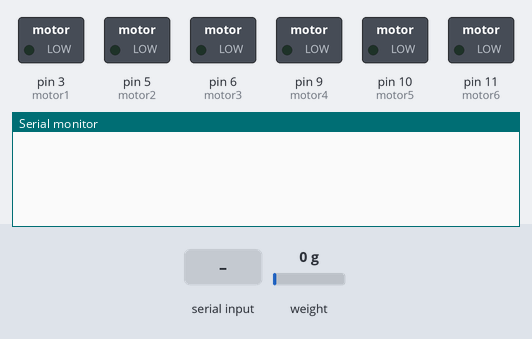
A sketch run on a simulated Arduino Uno, built with avr-gcc and run on an emulated ATmega328P. On the bench: switched loads named in the sketch (green lamp = pin HIGH), the last lines printed to the serial monitor. The test bench sets the inputs (shaded band); at power-on: weight on the scale 0 g.

Above: at 2.2 s.
2.3 s: "Start" received over the second serial link
At 3.1 s:
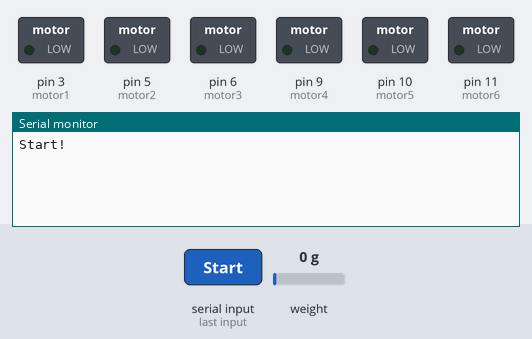
3.8 s: "Stop" received over the second serial link
At 5.0 s:
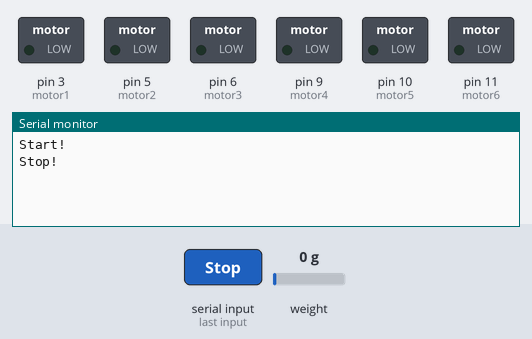
5.3 s: "1" received over the second serial link
At 6.3 s:
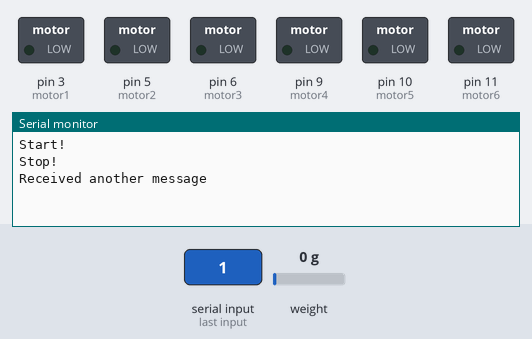

Measured:
- after the input at 2.3 s, the serial monitor: prints a new line after 0.05 s (image 1)
- after the input at 3.8 s, the serial monitor: prints a new line at once (image 2)
- after the input at 5.3 s, the serial monitor: prints a new line at once (image 3)

The sketch:

ArduinoCode.ino
```cpp
#include <SoftwareSerial.h>
#include "HX711.h"
#include <string.h>

#define calibration_factor 464.0
#define DOUT  A1
#define CLK  A0
#define motor1 3
#define motor2 5
#define motor3 6
#define motor4 9
#define motor5 10
#define motor6 11

HX711 scale;
SoftwareSerial btm(7,8); //(TX HC-05 , RX HC-05)
int index = 0;
char data[10];
char c;
bool flag = false;
bool print_weight = false;

void setup_scale(){
  scale.begin(DOUT, CLK);
  scale.set_scale(calibration_factor); //This value is obtained by using the SparkFun_HX711_Calibration sketch
  scale.tare();
}
//void setup_timer_1(){
//  TCCR1A = 0;            // undo the Arduino's timer configuration
//  TCCR1B = 0;            // ditto
//  TCNT1  = 0;            // reset timer
//  OCR1A  = 62500/2;    // period = 62500 clock tics
//  TCCR1B = _BV(WGM12)    // CTC mode, TOP = OCR1A
//         | _BV(CS12);    // clock at F_CPU/256
//  TIMSK1 = _BV(OCIE1A);  // interrupt on output compare A
//}
void setup() {
  btm.begin(9600);
  Serial.begin(9600);
  setup_scale();
//  setup_timer_1();

  pinMode(motor1, OUTPUT);
  pinMode(motor2, OUTPUT);
  pinMode(motor3, OUTPUT);
  pinMode(motor4, OUTPUT);
  pinMode(motor5, OUTPUT);
  pinMode(motor6, OUTPUT);
  analogWrite(motor1, 0);
  analogWrite(motor2, 0);
  analogWrite(motor3, 0);
  analogWrite(motor4, 0);
  analogWrite(motor5, 0);
  analogWrite(motor6, 0);

}
//ISR(TIMER1_COMPA_vect)
//{
//  if(print_weight){
//    Serial.println((int)scale.get_units());
//    btm.print((int)scale.get_units());
//    btm.println(" g");
//  }
//}
void loop() {
  if(btm.available() > 0){
     while(btm.available() > 0){
          c = btm.read();
          delay(10); //Delay required
          data[index] = c;
          index++;
     }
     data[index] = '\0';
     flag = true;
   }
   if(flag){
      if(strcmp(data,"Start")==0){
         Serial.println("Start!");
         btm.println("Start!");
         print_weight = true;
      }
      else
        if(strcmp(data,"Stop")==0){
          Serial.println("Stop!");
          btm.println("Stop!");
          print_weight = false;
        }
        else{
          if(data[0] == '1'){
            switch(data[1]){
              case '1':
                if(data[2] == '0'){
                  btm.println("Stop motor1");
                  analogWrite(motor1, 0);
                }
                else{
                  btm.println("Start motor1");
                  analogWrite(motor1, 120);
                }
                break;
              case '2':
                if(data[2] == '0'){
                  btm.println("Stop motor2");
                  analogWrite(motor2, 0);
                }
                else{
                  btm.println("Start motor2");
                  analogWrite(motor2, 120);
                }
                break;
              case '3':
                if(data[2] == '0'){
                  btm.println("Stop motor3");
                  analogWrite(motor3, 0);
                }
                else{
                  btm.println("Start motor3");
                  analogWrite(motor3, 120);
                }
                break;
              case '4':
                if(data[2] == '0'){
                  btm.println("Stop motor4");
                  analogWrite(motor4, 0);
                }
                else{
                  btm.println("Start motor4");
                  analogWrite(motor4, 120);
                }
                break;
              case '5':
                if(data[2] == '0'){
                  btm.println("Stop motor5");
                  analogWrite(motor5, 0);
                }
                else{
                  btm.println("Start motor5");
                  analogWrite(motor5, 120);
                }
                break;
              case '6':
                if(data[2] == '0'){
                  btm.println("Stop motor6");
                  analogWrite(motor6, 0);
                }
                else{
                  btm.println("Start motor6");
                  analogWrite(motor6, 120);
                }
                break;
              default:  Serial.println("Received another message");
                        btm.println("Received another message");
                        break;
            }
          }
          else{
            Serial.println("Received another message");
            btm.println("Received another message");
          }
        }

     flag = false;
     index = 0;
     data[0] = '\0';
   }
}
```
